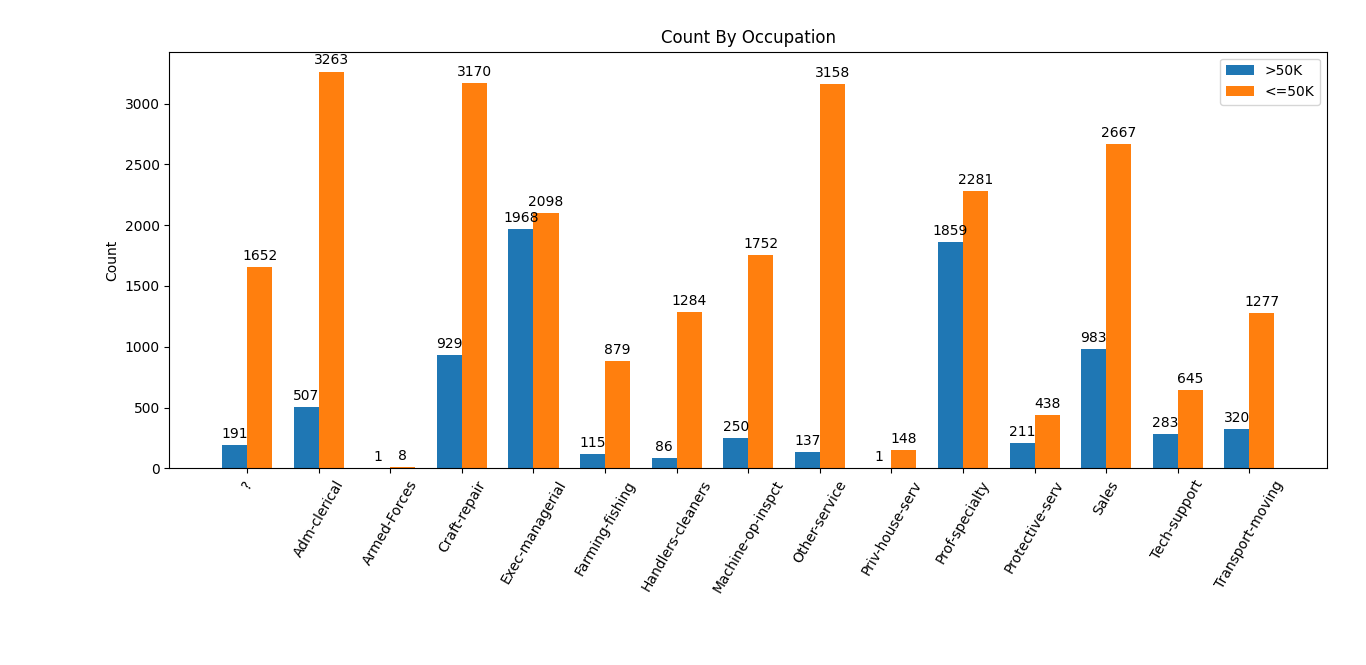

This chart was generated by the following Python code:
import pandas as pd
import matplotlib.pyplot as plt
import numpy as np


#read used columns
df = pd.read_csv (r'project_data.csv', usecols=[6,9,11,13,14,15])

#draw pie chart for occupation



#print(df['occupation'].value_counts())

query = df[['occupation', 'class', 'sex']].groupby(['occupation', 'class']).count()
query = df[['occupation', 'class']].groupby(['occupation', 'class']).size().reset_index(name='counts')
#print(df[['occupation', 'class']].groupby(['occupation', 'class']).size().reset_index(name='counts'))

labels = query['occupation'].unique()
class1 = query.loc[(query['class'] == 1)]['counts'].tolist()
class2 = query.loc[(query['class'] == 0)]['counts'].tolist()

x = np.arange(len(labels))  # the label locations
width = 0.35  # the width of the bars

fig, ax = plt.subplots()
rects1 = ax.bar(x - width/2, class1, width, label='>50K')
rects2 = ax.bar(x + width/2, class2, width, label='<=50K')

# Add some text for labels, title and custom x-axis tick labels, etc.
ax.set_ylabel('Count')
ax.set_title('Count By Occupation')
ax.set_xticks(x)
plt.xticks(rotation=60)
ax.set_xticklabels(labels)
ax.legend()

ax.bar_label(rects1, padding=3)
ax.bar_label(rects2, padding=3)

fig.tight_layout()

plt.show()



#print(df[(df['class'] == 0) & (df['occupation'] != 0)].count())

#plt.pie(df['occupation'].value_counts(), labels=df['occupation'].unique(), shadow=False, autopct='%1.2f%%')
#plt.axis('equal')
#plt.show()
#print(df['class'])
